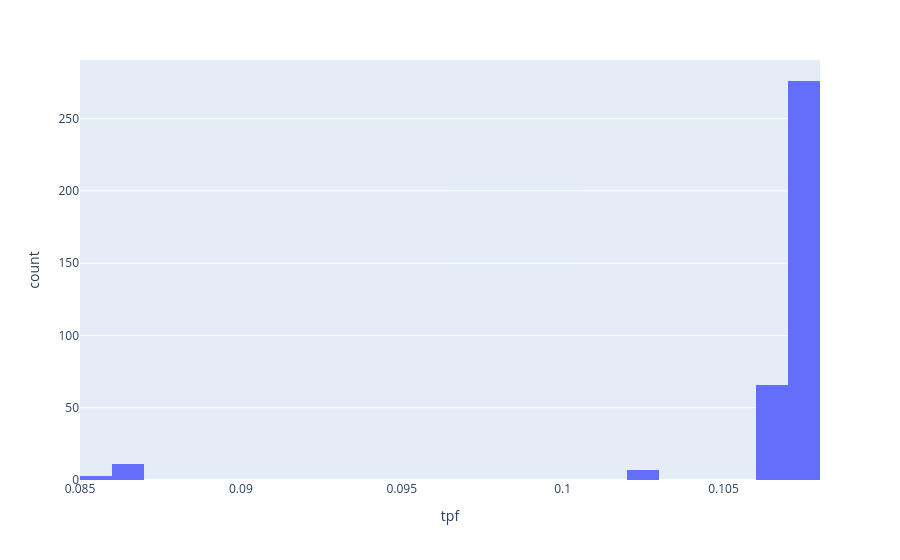

Write notebook code for a chart like this one.
### Code cell
plt.histogram(data, x="tpf")

#tpf[["wctpf", "tpf"]].groupby("wctpf").mean()


# # plt.box(tpf[tpf["k"] == 40][tpf["tpf"] < 11], x="tpf", color="wctpf", log_x=True)


# plt.box(tpf[tpf["k"] == 40][tpf["tpf"] > 100][tpf["wctpf"] != 25], x="tpf", color="wctpf_label", labels={
#     "tpf": "Instantanious Execution-Time per Fuel Unit [ns/fuel]",
#     "wctpf_label": ""
# }, width=800, height=400)

### Figure 1 — Plotly figure (JSON) as saved in the notebook; plotly's stock layout.template omitted (floating-point values rounded to 4 significant figures; data arrays with more than 128 entries replaced by an {"elided": "..."} marker saying what was removed)
{"data": [{"bingroup": "x", "hovertemplate": "tpf=%{x}<br>count=%{y}<extra></extra>", "legendgroup": "", "marker": {"color": "#636efa", "pattern": {"shape": ""}}, "name": "", "orientation": "v", "showlegend": false, "type": "histogram", "x": {"elided": "363 float values"}, "xaxis": "x", "yaxis": "y"}], "layout": {"barmode": "relative", "legend": {"tracegroupgap": 0}, "margin": {"t": 60}, "xaxis": {"anchor": "y", "domain": [0, 1], "title": {"text": "tpf"}}, "yaxis": {"anchor": "x", "domain": [0, 1], "title": {"text": "count"}}}}
